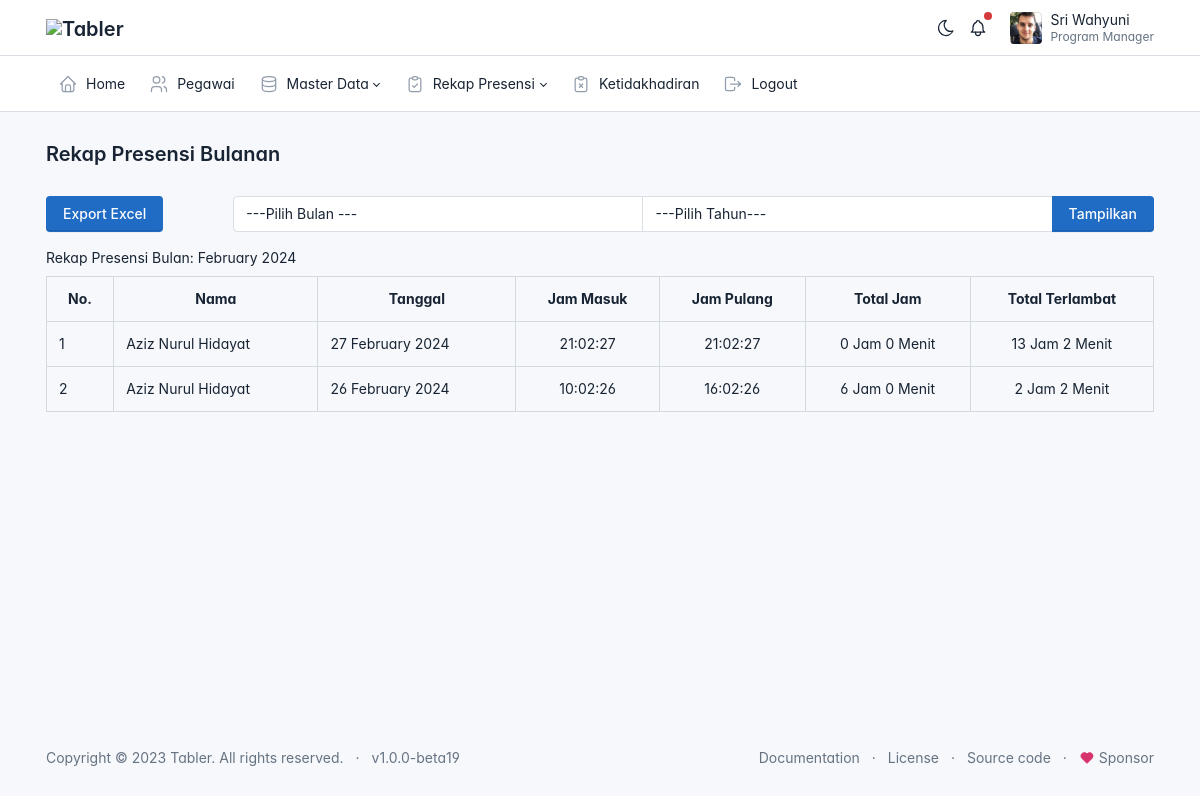
Screenshot of /admin/presensi/rekap_presensi_bulanan.php (signed in) with the database file from the repository.
### tables this page shows
CREATE TABLE `presensi` (
  `id` int(11) NOT NULL,
  `id_pegawai` int(11) NOT NULL,
  `tanggal_masuk` date NOT NULL,
  `jam_masuk` time NOT NULL,
  `foto_masuk` varchar(250) NOT NULL,
  `tanggal_keluar` date NOT NULL,
  `jam_keluar` time NOT NULL,
  `foto_keluar` varchar(250) NOT NULL
);

CREATE TABLE `pegawai` (
  `id` int(11) NOT NULL,
  `nip` varchar(50) NOT NULL,
  `nama` varchar(250) NOT NULL,
  `jenis_kelamin` varchar(250) NOT NULL,
  `alamat` varchar(250) NOT NULL,
  `no_handphone` varchar(50) NOT NULL,
  `jabatan` varchar(50) NOT NULL,
  `lokasi_presensi` varchar(250) NOT NULL,
  `foto` varchar(250) NOT NULL
);

CREATE TABLE `lokasi_presensi` (
  `id` int(11) NOT NULL,
  `nama_lokasi` varchar(250) NOT NULL,
  `alamat_lokasi` varchar(250) NOT NULL,
  `tipe_lokasi` varchar(250) NOT NULL,
  `latitude` varchar(50) NOT NULL,
  `longitude` varchar(50) NOT NULL,
  `radius` int(11) NOT NULL,
  `zona_waktu` varchar(4) NOT NULL,
  `jam_masuk` time NOT NULL,
  `jam_pulang` time NOT NULL
);

### admin/presensi/rekap_presensi_bulanan.php (the view, shortened to what this page needs)
<?php
include('../layout/header.php');
include_once("../../config.php");
if (empty($_GET['filter_bulan'])) {
  $bulan_sekarang = date('Y-m');
  $result = mysqli_query($connection, "SELECT presensi.*, pegawai.nama, pegawai.lokasi_presensi FROM presensi JOIN pegawai ON presensi.id_pegawai = pegawai.id WHERE DATE_FORMAT(tanggal_masuk, '%Y-%m') = '$bulan_sekarang' ORDER BY tanggal_masuk DESC");
}
if (empty($_GET['filter_bulan'])) {
  $bulan = date('Y-m');
} else {
  $bulan = $_GET['filter_tahun'] . '-' . $_GET['filter_bulan'];
}
?>
<div class="page-body">
  <div class="container-xl">
    <div class="row">
      <div class="col-md-2">
        <button type="button" class="mb-3 btn btn-primary" data-bs-toggle="modal" data-bs-target="#exampleModal">
          Export Excel
        </button>
      </div>
      <div class="col-md-10">
        <form method="GET">
          <div class="input-group">
            <select name="filter_bulan" id="filter_bulan" class="form-control">
              <option value="">---Pilih Bulan ---</option>
            </select>
            <select name="filter_tahun" id="filter_tahun" class="form-control">
              <option value="">---Pilih Tahun---</option>
            </select>
            <button type="submit" class="btn btn-primary">Tampilkan</button>
          </div>
        </form>
      </div>
    </div>
    <span>Rekap Presensi Bulan: <?= date('F Y', strtotime($bulan)) ?> </span>
    <table class="table table-bordered mt-2">
      <tr class="text-center">
        <th>No.</th>
        <th>Nama</th>
        <th>Tanggal</th>
        <th>Jam Masuk</th>
        <th>Jam Pulang</th>
        <th>Total Jam</th>
        <th>Total Terlambat</th>
      </tr>
      <?php if (mysqli_num_rows($result) === 0) { ?>
        <tr>
          <td colspan="7">Data Rekap Presensi Masih Kosong.</td>
        </tr>
      <?php } else { ?>
        <?php $no = 1;
        while ($rekap = mysqli_fetch_array($result)) :
          $jam_tanggal_masuk = date('Y-m-d H:i:s', strtotime($rekap['tanggal_masuk'] . ' ' . $rekap['jam_masuk']));
          $jam_tanggal_keluar = date('Y-m-d H:i:s', strtotime($rekap['tanggal_keluar'] . ' ' . $rekap['jam_keluar']));
          $timestamp_masuk = strtotime($jam_tanggal_masuk);
          $timestamp_keluar = strtotime($jam_tanggal_keluar);
          $selisih = $timestamp_keluar - $timestamp_masuk;
          $total_jam_kerja = floor($selisih / 3600);
          $selisih -= $total_jam_kerja * 3600;
          $selisih_menit_kerja = floor($selisih / 60);
          $lokasi_presensi = $rekap['lokasi_presensi'];
          $lokasi = mysqli_query($connection, "SELECT * FROM lokasi_presensi WHERE nama_lokasi = '$lokasi_presensi'");
          while ($lokasi_result = mysqli_fetch_array($lokasi)) :
            $jam_masuk_kantor = date('H:i:s', strtotime($lokasi_result['jam_masuk']));
          endwhile;
          $jam_masuk = date('H:i:s', strtotime($rekap['jam_masuk']));
          $timestamp_jam_masuk_real = strtotime($jam_masuk);
          $timestamp_jam_masuk_kantor = strtotime($jam_masuk_kantor);
          $terlambat = $timestamp_jam_masuk_real - $timestamp_jam_masuk_kantor;
          $total_jam_terlambat = floor($terlambat / 3600);
          $terlambat -= $total_jam_terlambat * 3600;
          $selisih_menit_terlambat = floor($terlambat / 60);
        ?>
          <tr>
            <td><?= $no++; ?></td>
            <td><?= $rekap['nama'] ?></td>
            <td><?= date('d F Y', strtotime($rekap['tanggal_masuk'])) ?></td>
            <td class="text-center"><?= $rekap['jam_masuk'] ?></td>
            <td class="text-center"><?= $rekap['jam_keluar'] ?></td>
            <td class="text-center">
              <?php if ($rekap['tanggal_keluar'] == '0000-00-00') : ?>
                <span>0 Jam 0 Menit</span>
              <?php else : ?>
                <?= $total_jam_kerja . ' Jam ' . $selisih_menit_kerja . ' Menit' ?>
              <?php endif; ?>
            </td>
            <td class="text-center">
              <?php if ($total_jam_terlambat < 0) : ?>
                <span class="badge bg-success">On Time</span>
              <?php else : ?>
                <?= $total_jam_terlambat . ' Jam ' . $selisih_menit_terlambat . ' Menit' ?>
              <?php endif; ?>
            </td>
          </tr>
        <?php endwhile ?>
      <?php } ?>
    </table>
  </div>
</div>
<?php include('../layout/footer.php') ?>

### admin/layout/header.php (style rules this page uses)
:root { --tblr-font-sans-serif: 'Inter Var', -apple-system, BlinkMacSystemFont, San Francisco, Segoe UI, Roboto, Helvetica Neue, sans-serif; }
body { font-feature-settings: "cv03", "cv04", "cv11"; }

### rows the page displays
presensi: id_pegawai.nama "Aziz Nurul Hidayat", tanggal_masuk "27 February 2024", jam_masuk "21:02:27", jam_keluar "21:02:27", total_jam_kerja "0", selisih_menit_kerja "0", jam_masuk.jam_masuk "13", selisih_menit_terlambat "2"
presensi: id_pegawai.nama "Aziz Nurul Hidayat", tanggal_masuk "26 February 2024", jam_masuk "10:02:26", jam_keluar "16:02:26", total_jam_kerja "6", selisih_menit_kerja "0", jam_masuk.jam_masuk "2", selisih_menit_terlambat "2"

### other values shown
$_SESSION['nama'] "Sri Wahyuni"
$_SESSION['jabatan'] "Program Manager"
$judul "Rekap Presensi Bulanan"
date('F Y', strtotime($bulan)) "February 2024"
